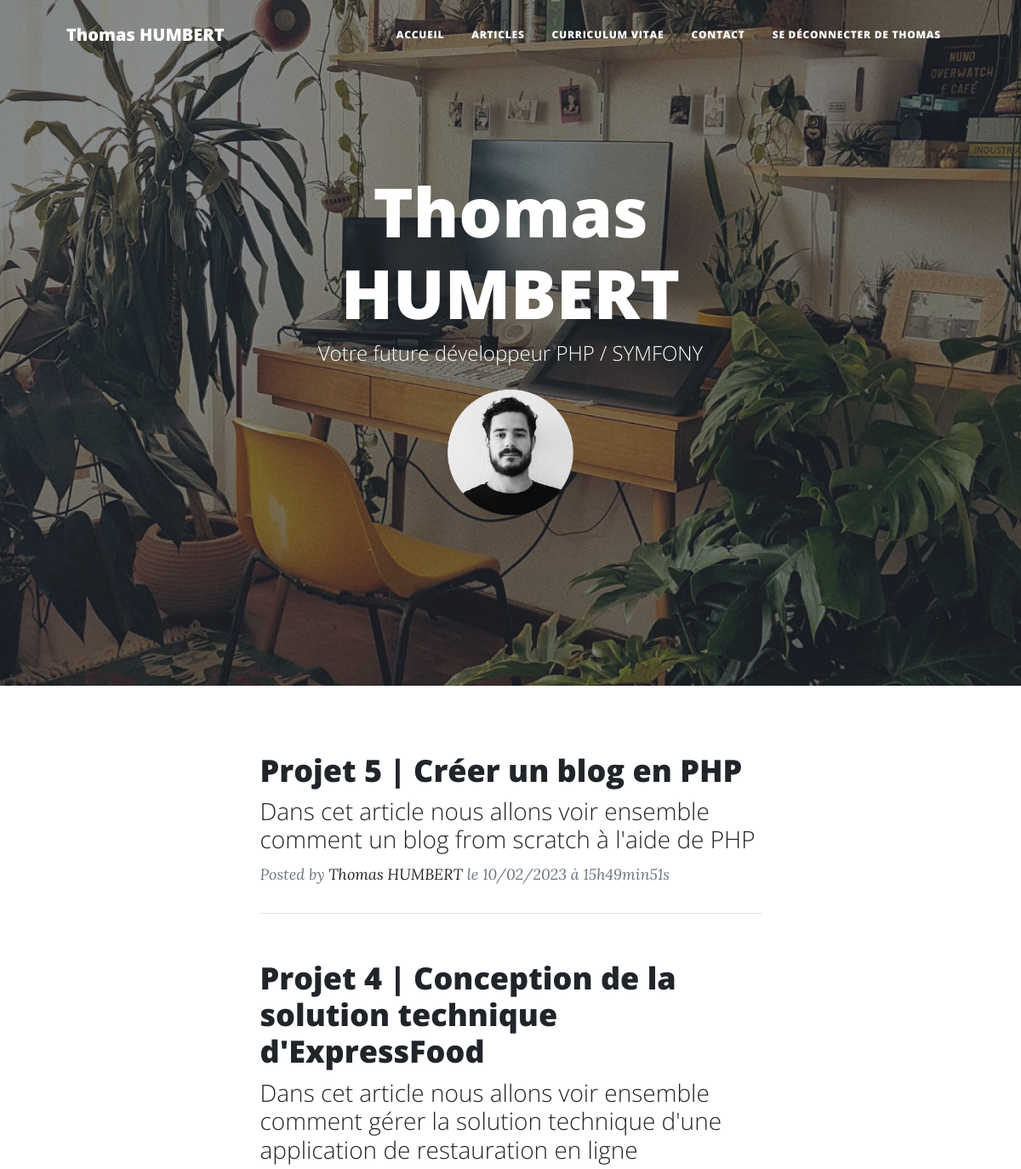
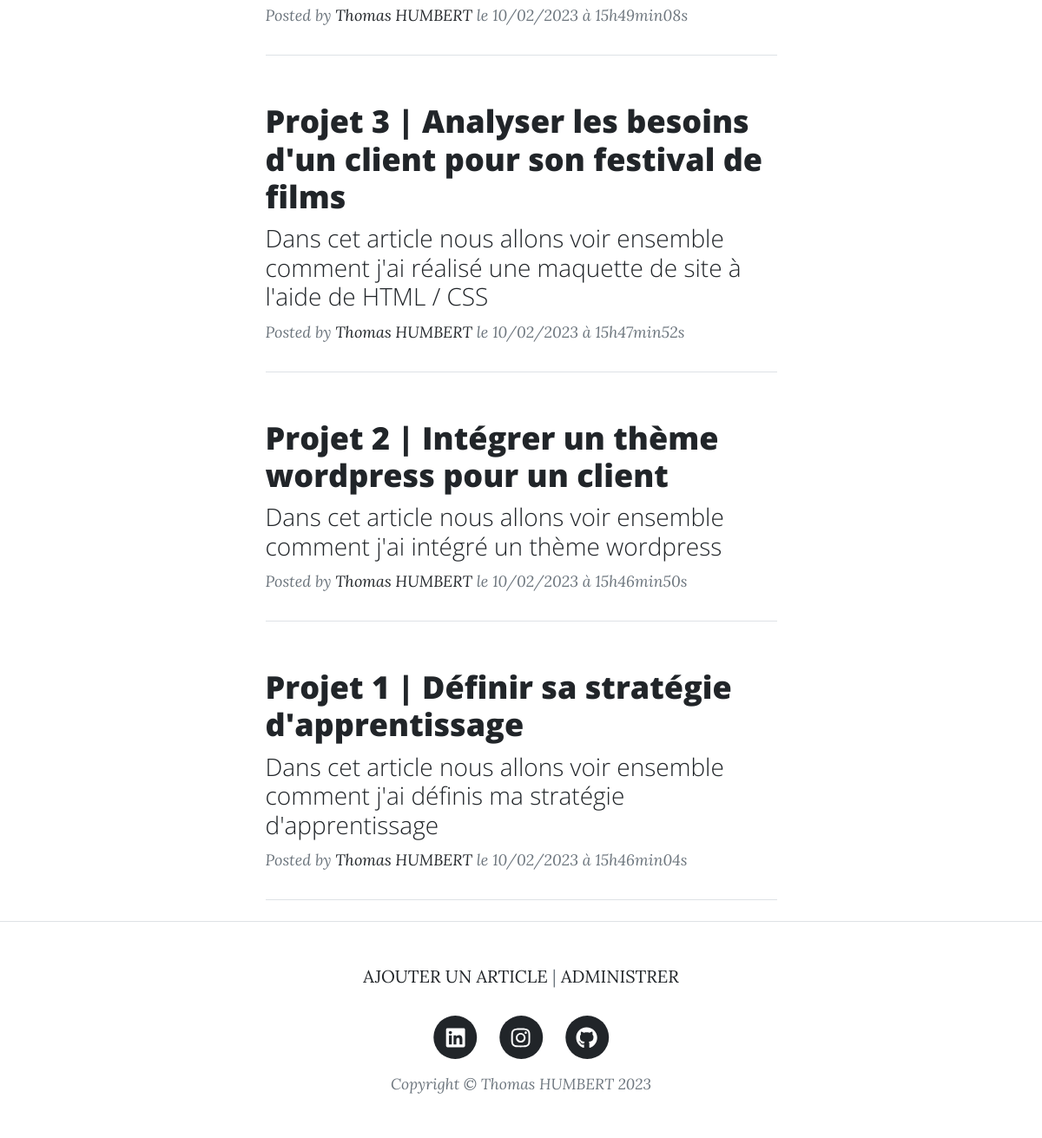
Page /index.php (signed in) on the committed database (2 pictures, top to bottom).
### tables this page shows
CREATE TABLE `article` (
  `id` int(11) NOT NULL,
  `title` varchar(256) NOT NULL,
  `hat` text NOT NULL,
  `content` text NOT NULL,
  `creation_date` datetime NOT NULL
);

### models/controllers/homepage.php (called while the page is built, shortened)
<?php
require_once 'lib/database.php';
require_once 'models/article.php';
function Homepage()
{
    $postRepository = new PostRepository();
    $postRepository->connection = new DatabaseConnection();
    $posts = $postRepository->getPosts();
    require 'vues/homepage.php';
}

### lib/database.php (called while the page is built)
<?php
class DatabaseConnection
{
	public ?PDO $database = null;
	public function getConnection(): PDO
	{
		if ($this->database === null) {
			$this->database = new PDO( 'mysql:host=localhost;dbname=projet5_blog;charset=utf8', 'root', 'root' );
		}
		return $this->database;
	}
}

### models/article.php (called while the page is built, shortened)
<?php
require_once 'lib/database.php';
class PostRepository
{
	public \DatabaseConnection $connection;
    public function getPosts(): array {
        $statement = $this->connection->getConnection()->query(
            "SELECT id, title, content, hat, DATE_FORMAT(creation_date, '%d/%m/%Y à %Hh%imin%ss') AS creation_date FROM article ORDER BY creation_date DESC LIMIT 0, 10"
        );
        $posts = [];
        while (($row = $statement->fetch())) {
            $post = new Article();
            $post->title = $row['title'];
            $post->hat = $row['hat'];
            $post->CreationDate = $row['creation_date'];
            $post->content = $row['content'];
            $post->identifier = $row['id'];
            $posts[] = $post;
        }
        return $posts;
    }
}

### vues/homepage.php (the view)
<?php
require_once 'vues/head.php';
require_once 'vues/navbar.php';
?>
   <header class="masthead" style="background-image: url('assets/img/home-bg.jpg')">
      <div class="container position-relative px-4 px-lg-5">
            <div class="row gx-4 gx-lg-5 justify-content-center">
               <div class="col-md-10 col-lg-8 col-xl-7">
                  <div class="site-heading">
                        <h1>Thomas HUMBERT</h1>
                        <span class="subheading">Votre future développeur PHP / SYMFONY</span></br>
                        <a target="_blank" href="assets/img/humbert2023.pdf"><img class="id-photo" src="assets/img/tom.png" alt="Thomas Humbert"></a>
                  </div>
               </div>
            </div>
      </div>
   </header>
<?php
foreach ($posts as $post) {
    ?>
   <div class="container px-4 px-lg-5" id="articles_blog">
      <div class="row gx-4 gx-lg-5 justify-content-center">
            <div class="col-md-10 col-lg-8 col-xl-7">
               <div class="post-preview">
                  <a href="index.php?action=post&id=<?=urlencode($post->identifier)?>">
                        <h2 class="post-title"><?=htmlentities($post->title)?></h2>
                        <h3 class="post-subtitle"><?=htmlentities($post->hat)?></h3>
                  </a>
                  <p class="post-meta">
                        Posted by
                        <a href="#">Thomas HUMBERT</a>
                        le <?=htmlentities($post->CreationDate)?>
                  </p>
               </div>
               <hr class="my-4" />
            </div>
      </div>
   </div>
<?php
}
require_once 'vues/footer.php';
?>

### rows in the picture
article: title "Projet 5 | Créer un blog en PHP", hat "Dans cet article nous allons voir ensemble comment un blog from scratch à l'aide de PHP", CreationDate "10/02/2023 à 15h49min51s"
article: title "Projet 4 | Conception de la solution technique d'ExpressFood", hat "Dans cet article nous allons voir ensemble comment gérer la solution technique d'une application de restauration en ligne", CreationDate "10/02/2023 à 15h49min08s"
article: title "Projet 3 | Analyser les besoins d'un client pour son festival de films", hat "Dans cet article nous allons voir ensemble comment j'ai réalisé une maquette de site à l'aide de HTML / CSS", CreationDate "10/02/2023 à 15h47min52s"
article: title "Projet 2 | Intégrer un thème wordpress pour un client", hat "Dans cet article nous allons voir ensemble comment j'ai intégré un thème wordpress", CreationDate "10/02/2023 à 15h46min50s"
article: title "Projet 1 | Définir sa stratégie d'apprentissage", hat "Dans cet article nous allons voir ensemble comment j'ai définis ma stratégie d'apprentissage", CreationDate "10/02/2023 à 15h46min04s"

### other values in the picture
$_SESSION['pseudo'] "THOMAS"
